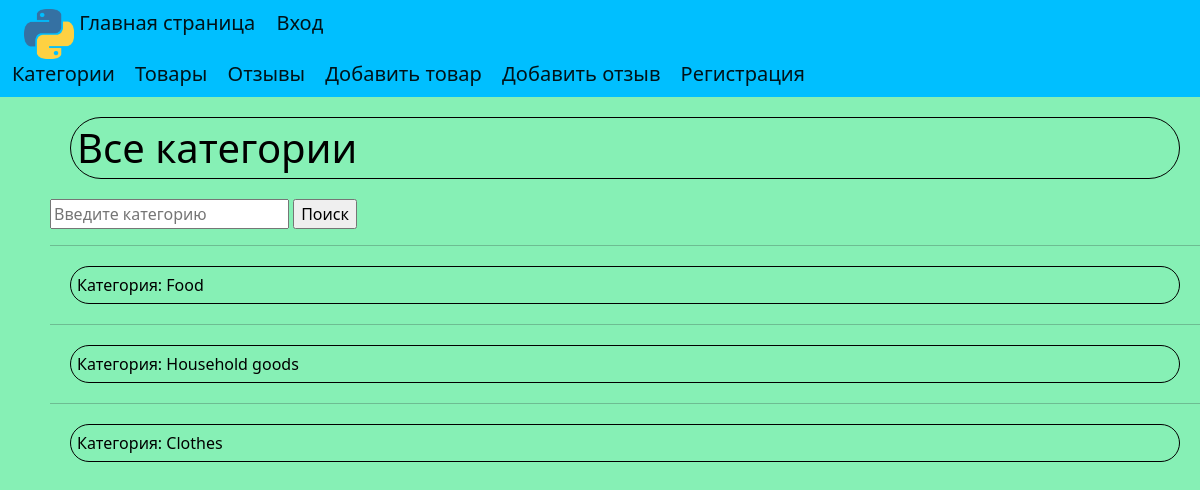
Page /categories/ on the committed database.
### HW_app/models.py (models this page shows, shortened)
class Category(models.Model):
    class Meta:
        verbose_name = 'Категория'
        verbose_name_plural = 'Категории'
    name = models.CharField('Название', max_length=255, blank=False)

### HW_app/views.py (the view)
# urls.py: path('categories/', views.categories_list),
def categories_list(request):
    text = request.GET.get('search_text', '')
    category = Category.objects.filter(name__contains=text)
    return render(request, 'categories.html', context={
        'category': category
    })

### templates/categories.html
{% extends 'layout.html' %}
{% block content %}
<h1 class="yellow-tag" >Все категории</h1>
<form action="/categories/" method="get">
    <input type="text" name="search_text" placeholder="Введите категорию">
    <input type="submit" value="Поиск">
</form>
{% for categories in category %}
    <hr>
    <p class="yellow-tag" >Категория: {{ categories.name }}</p>
{% endfor %}
{% endblock %}

### static/css/style.css (style rules this page uses)
body { background: #86f0b5; }
.yellow-tag { text-decoration: None; color: black; margin: 20px; padding: 6px; border: black solid 1px; border-radius: 50px; }

### rows in the picture
Category: name "Food"
Category: name "Household goods"
Category: name "Clothes"
